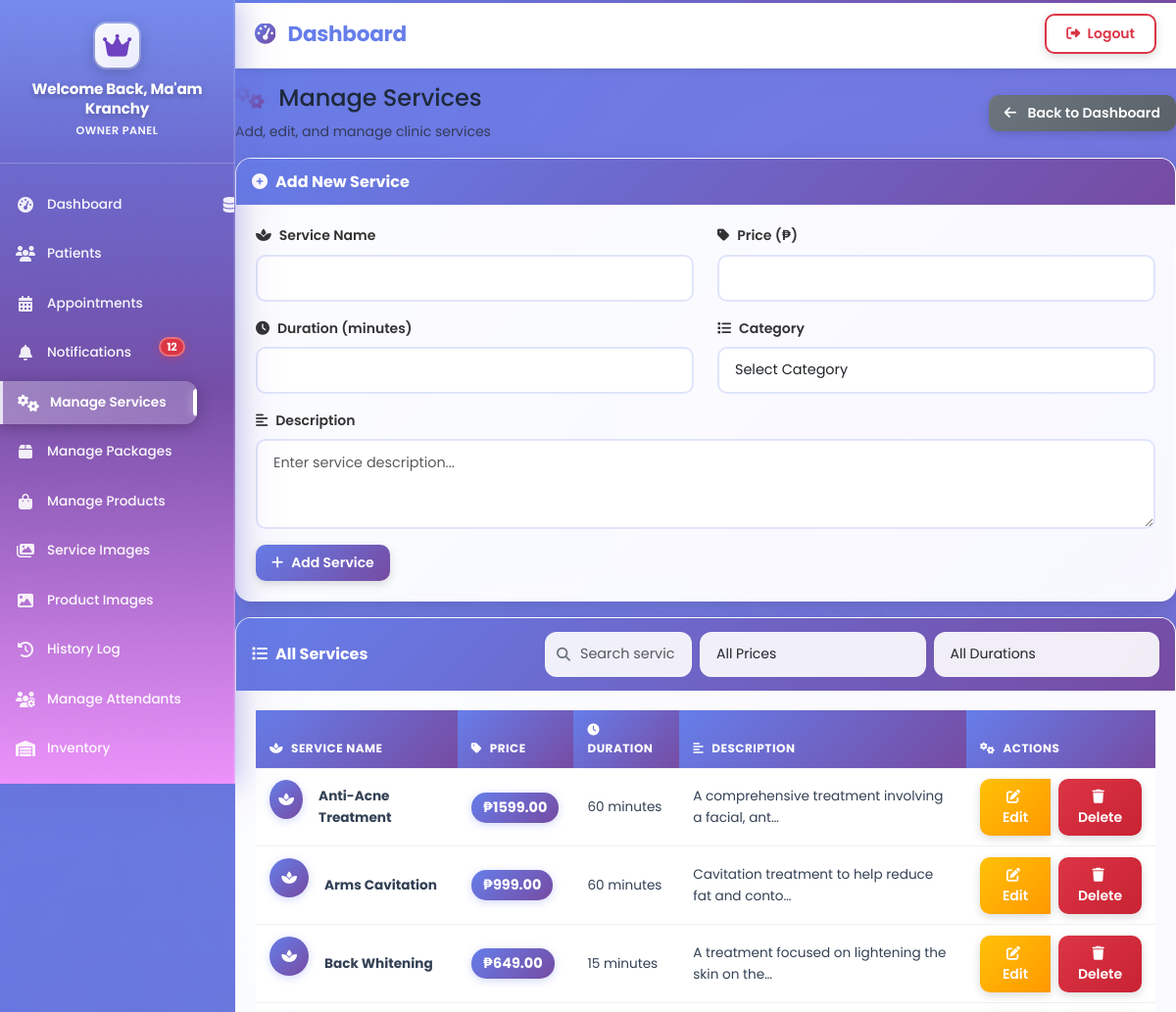
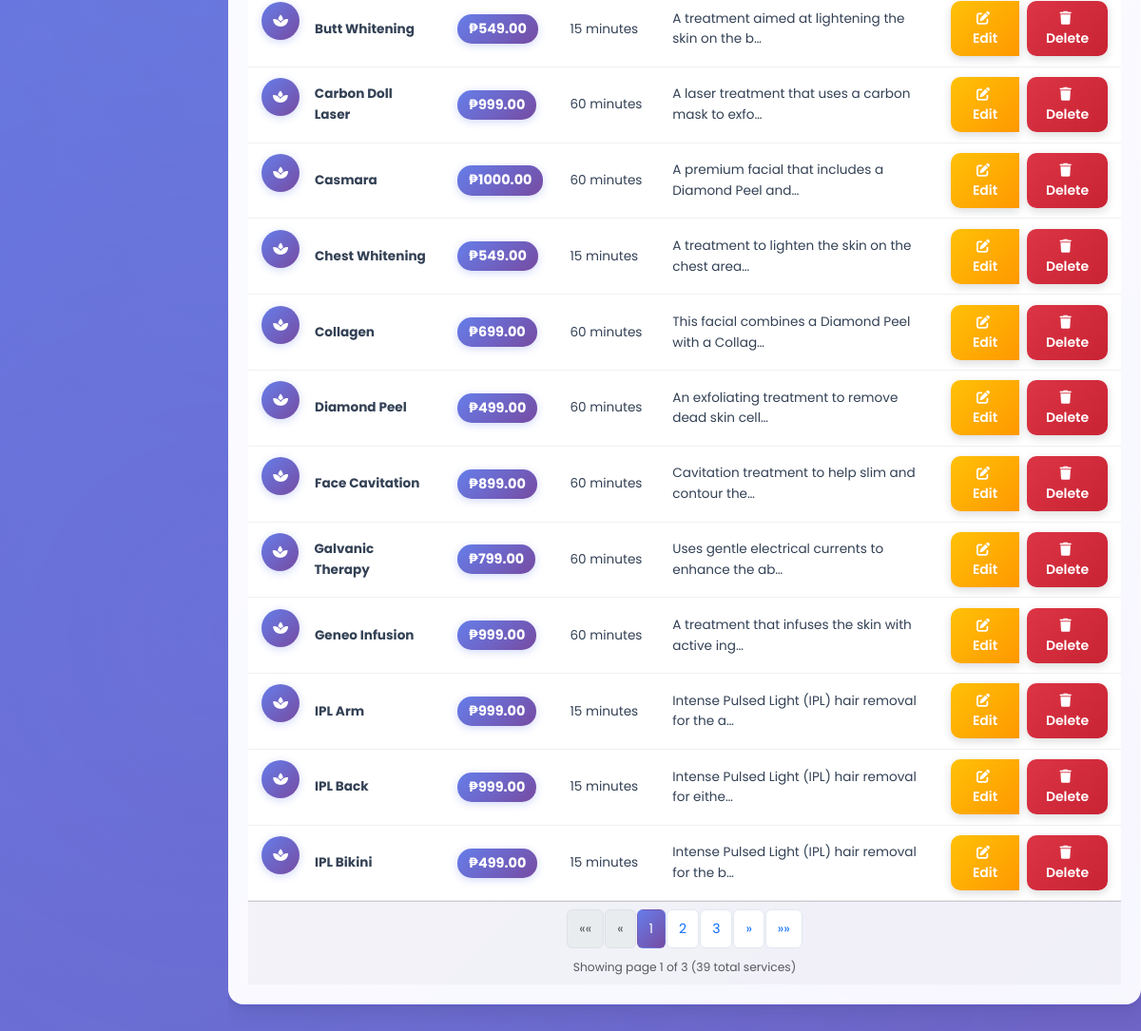
Page /owner/manage/services/ (signed in) on the committed database (2 pictures, top to bottom).
### services/models.py (models this page shows, shortened)
class Service(models.Model):
    service_name = models.CharField(max_length=100)
    description = models.TextField(blank=True, null=True)
    price = models.DecimalField(max_digits=10, decimal_places=2, blank=True, null=True)
    duration = models.IntegerField(help_text="Duration in minutes")
    category = models.ForeignKey(ServiceCategory, on_delete=models.CASCADE, related_name='services')
    image = models.ImageField(upload_to='services/', blank=True, null=True)
    archived = models.BooleanField(default=False)
    created_at = models.DateTimeField(auto_now_add=True)
    updated_at = models.DateTimeField(auto_now=True)
    class Meta:
        db_table = 'services'
        ordering = ['service_name']

### owner/views.py (the view, shortened to what this page needs)
# urls.py: path('manage/services/', views.owner_manage_services, name='manage_services'),
@login_required(login_url='/accounts/login/owner/')
@user_passes_test(is_owner, login_url='/accounts/login/owner/')
def owner_manage_services(request):
    services = Service.objects.filter(archived=False).order_by('service_name')
    paginator = Paginator(services, 15)  # 15 items per page
    page_number = request.GET.get('page')
    page_obj = paginator.get_page(page_number)
    categories = ServiceCategory.objects.all()
    context = {
        'services': page_obj,
        'page_obj': page_obj,
        'categories': categories,
    }
    return render(request, 'owner/manage_services.html', context)

### templates/owner/manage_services.html (shortened to what this page needs)
{% extends 'owner/base.html' %}
{% load static %}
{% block content %}
<div class="d-flex justify-content-between align-items-center mb-4">
    <div>
        <h3 class="mb-2">
            <i class="fas fa-cogs me-2" style="background: var(--gradient-primary); -webkit-background-clip: text; -webkit-text-fill-color: transparent; background-clip: text;"></i>
            Manage Services
        </h3>
        <p class="text-muted mb-0">Add, edit, and manage clinic services</p>
    </div>
    <a href="{% url 'owner:dashboard' %}" class="btn btn-secondary">
        <i class="fas fa-arrow-left me-2"></i> Back to Dashboard
    </a>
</div>
<div class="card mb-4">
    <div class="card-header">
        <h5 class="mb-0">
            <i class="fas fa-plus-circle me-2"></i>Add New Service
        </h5>
    </div>
    <div class="card-body">
        <form method="post">
            <div class="row">
                <div class="col-md-6">
                    <div class="mb-3">
                        <label for="service_name" class="form-label">
                            <i class="fas fa-spa me-2"></i>Service Name
                        </label>
                        <input type="text" class="form-control" id="service_name" name="service_name" required>
                    </div>
                </div>
                <div class="col-md-6">
                    <div class="mb-3">
                        <label for="price" class="form-label">
                            <i class="fas fa-tag me-2"></i>Price (₱)
                        </label>
                        <input type="number" class="form-control" id="price" name="price" step="0.01" required>
                    </div>
                </div>
            </div>
            <div class="row">
                <div class="col-md-6">
                    <div class="mb-3">
                        <label for="duration" class="form-label">
                            <i class="fas fa-clock me-2"></i>Duration (minutes)
                        </label>
                        <input type="number" class="form-control" id="duration" name="duration" required>
                    </div>
                </div>
                <div class="col-md-6">
                    <div class="mb-3">
                        <label for="category" class="form-label">
                            <i class="fas fa-list me-2"></i>Category
                        </label>
                        <select class="form-control" id="category" name="category" required>
                            <option value="">Select Category</option>
                        </select>
                    </div>
                </div>
            </div>
            <div class="mb-3">
                <label for="description" class="form-label">
                    <i class="fas fa-align-left me-2"></i>Description
                </label>
                <textarea class="form-control" id="description" name="description" rows="3" placeholder="Enter service description..."></textarea>
            </div>
            <button type="submit" class="btn btn-primary">
                <i class="fas fa-plus me-2"></i>Add Service
            </button>
        </form>
    </div>
</div>
<div class="card">
    <div class="card-header">
        <div class="d-flex justify-content-between align-items-center">
            <h5 class="mb-0">
                <i class="fas fa-list me-2"></i>All Services
            </h5>
            <div class="d-flex gap-2">
                <div class="search-box">
                    <i class="fas fa-search"></i>
                    <input type="text" id="serviceSearch" placeholder="Search services..." class="form-control">
                </div>
                <select id="priceFilter" class="form-control">
                    <option value="">All Prices</option>
                </select>
                <select id="durationFilter" class="form-control">
                    <option value="">All Durations</option>
                </select>
            </div>
        </div>
    </div>
    <div class="card-body">
        {% if services %}
            <div class="table-responsive">
                <table class="table" id="servicesTable">
                    <thead>
                        <tr>
                            <th><i class="fas fa-spa me-2"></i>Service Name</th>
                            <th><i class="fas fa-tag me-2"></i>Price</th>
                            <th><i class="fas fa-clock me-2"></i>Duration</th>
                            <th><i class="fas fa-align-left me-2"></i>Description</th>
                            <th><i class="fas fa-cogs me-2"></i>Actions</th>
                        </tr>
                    </thead>
                    <tbody>
                        {% for service in services %}
                        <tr class="service-row" data-name="{{ service.service_name|lower }}" data-price="{{ service.price }}" data-duration="{{ service.duration }}">
                            <td>
                                <div class="d-flex align-items-center">
                                    <div class="service-icon me-3">
                                        <i class="fas fa-spa"></i>
                                    </div>
                                    <strong>{{ service.service_name }}</strong>
                                </div>
                            </td>
                            <td>
                                <span class="price-badge">₱{{ service.price|floatformat:2 }}</span>
                            </td>
                            <td>{{ service.duration }} minutes</td>
                            <td>{{ service.description|truncatechars:50|default:"No description" }}</td>
                            <td>
                                <div class="btn-group" role="group">
                                    <button class="btn btn-sm btn-warning" onclick="showEditForm({{ service.id }})">
                                        <i class="fas fa-edit me-1"></i>Edit
                                    </button>
                                    <form method="post" style="display: inline;" onsubmit="return confirm('Are you sure you want to delete this service?')">
                                        <button type="submit" class="btn btn-sm btn-danger">
                                            <i class="fas fa-trash me-1"></i>Delete
                                        </button>
                                    </form>
                                </div>
                            </td>
                        </tr>
                        {% endfor %}
                    </tbody>
                </table>
            </div>
            {% if page_obj.has_other_pages %}
            <div class="card-footer">
                <nav aria-label="Page navigation">
                    <ul class="pagination justify-content-center mb-0">
                        {% if page_obj.has_previous %}
                            <li class="page-item">
                                <a class="page-link" href="?page=1" aria-label="First">
                                    <span aria-hidden="true">&laquo;&laquo;</span>
                                </a>
                            </li>
                            <li class="page-item">
                                <a class="page-link" href="?page={{ page_obj.previous_page_number }}" aria-label="Previous">
                                    <span aria-hidden="true">&laquo;</span>
                                </a>
                            </li>
                        {% else %}
                            <li class="page-item disabled">
                                <span class="page-link">&laquo;&laquo;</span>
                            </li>
                            <li class="page-item disabled">
                                <span class="page-link">&laquo;</span>
                            </li>
                        {% endif %}
                        {% for num in page_obj.paginator.page_range %}
                            {% if page_obj.number == num %}
                                <li class="page-item active">
                                    <span class="page-link">{{ num }}</span>
                                </li>
                            {% elif num > page_obj.number|add:'-3' and num < page_obj.number|add:'3' %}
                                <li class="page-item">
                                    <a class="page-link" href="?page={{ num }}">{{ num }}</a>
                                </li>
                            {% endif %}
                        {% endfor %}
                        {% if page_obj.has_next %}
                            <li class="page-item">
                                <a class="page-link" href="?page={{ page_obj.next_page_number }}" aria-label="Next">
                                    <span aria-hidden="true">&raquo;</span>
                                </a>
                            </li>
                            <li class="page-item">
                                <a class="page-link" href="?page={{ page_obj.paginator.num_pages }}" aria-label="Last">
                                    <span aria-hidden="true">&raquo;&raquo;</span>
                                </a>
                            </li>
                        {% endif %}
                    </ul>
                </nav>
                <div class="text-center mt-2 text-muted">
                    <small>Showing page {{ page_obj.number }} of {{ page_obj.paginator.num_pages }} ({{ page_obj.paginator.count }} total services)</small>
                </div>
            </div>
            {% endif %}
        {% else %}
            <div class="text-center py-5">
                <i class="fas fa-spa fa-3x text-muted mb-3"></i>
                <h5 class="text-muted">No services found</h5>
                <p class="text-muted">Add your first service using the form above.</p>
            </div>
        {% endif %}
    </div>
</div>
{% endblock %}

### rows in the picture
Service: service_name "Anti-Acne Treatment", price "1599.00", duration "60", description "A comprehensive treatment involving a facial, ant…"
Service: service_name "Arms Cavitation", price "999.00", duration "60", description "Cavitation treatment to help reduce fat and conto…"
Service: service_name "Back Whitening", price "649.00", duration "15", description "A treatment focused on lightening the skin on the…"
Service: service_name "Butt Whitening", price "549.00", duration "15", description "A treatment aimed at lightening the skin on the b…"
Service: service_name "Carbon Doll Laser", price "999.00", duration "60", description "A laser treatment that uses a carbon mask to exfo…"
Service: service_name "Casmara", price "1000.00", duration "60", description "A premium facial that includes a Diamond Peel and…"
Service: service_name "Chest Whitening", price "549.00", duration "15", description "A treatment to lighten the skin on the chest area…"
Service: service_name "Collagen", price "699.00", duration "60", description "This facial combines a Diamond Peel with a Collag…"
Service: service_name "Diamond Peel", price "499.00", duration "60", description "An exfoliating treatment to remove dead skin cell…"
Service: service_name "Face Cavitation", price "899.00", duration "60", description "Cavitation treatment to help slim and contour the…"
Service: service_name "Galvanic Therapy", price "799.00", duration "60", description "Uses gentle electrical currents to enhance the ab…"
Service: service_name "Geneo Infusion", price "999.00", duration "60", description "A treatment that infuses the skin with active ing…"
Service: service_name "IPL Arm", price "999.00", duration "15", description "Intense Pulsed Light (IPL) hair removal for the a…"
Service: service_name "IPL Back", price "999.00", duration "15", description "Intense Pulsed Light (IPL) hair removal for eithe…"
Service: service_name "IPL Bikini", price "499.00", duration "15", description "Intense Pulsed Light (IPL) hair removal for the b…"

### other values in the picture
{{ notification_count }} "12"
{{ num }} "1"
{{ num }} "2" "3"
{{ page_obj.number }} "1"
{{ page_obj.paginator.num_pages }} "3"
{{ page_obj.paginator.count }} "39"
